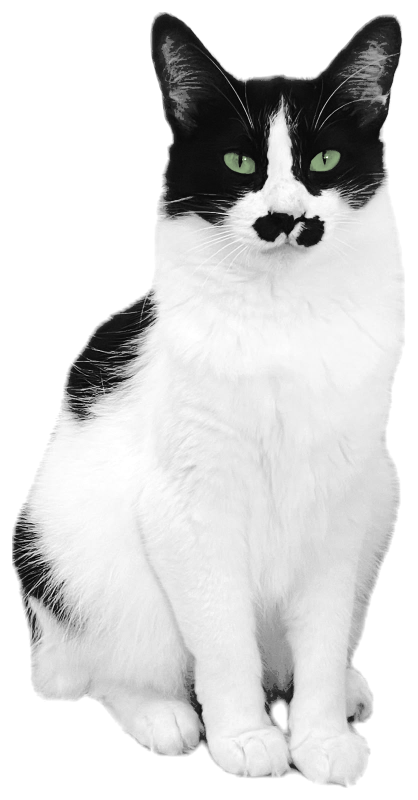
#> input picture web/img/bigode-fonte.png, 835 x 1600 px (shown at 1/2 size)
$ python -i soul_variedade.py   (imports and definitions only)
#> lines starting #> are read from the running program, lines starting #| are printed output that depends on the picture
# -*- coding: utf-8 -*-
"""
VARIEDADE E MARCA DO PROJETO SOUL                       (24/11/2026)
Venure · venure.com.br

O PROBLEMA QUE ISTO RESOLVE
    A tela tinha 8 temas fixos, escritos à mão em dois lugares (HTML e
    Python). Resultado medido em memoria/soul: de 9 artigos, 3 eram sobre
    sono e 2 sobre proibicionismo, e os títulos repetiam as mesmas
    palavras ("canabinoides", "sono", "evidências").

O QUE ESTE MÓDULO FAZ
    1. historico()        lê tudo o que já foi produzido (pastas em
                          memoria/soul + _historico.json).
    2. sugestoes()        devolve temas NOVOS: de um banco de 30 temas em
                          6 pilares, ou pedindo à IA, sempre descartando o
                          que se parece com algo já publicado.
    3. regra_de_titulo()  instrução para o redator não repetir as palavras
                          mais usadas nos títulos anteriores.
    4. titulo_repetido()  confere o título que saiu.
    5. prompt_capa()      monta um prompt de imagem preciso, com a
                          identidade visual do Soul e espaço para a marca.
    6. carimbar_marca()   escreve a marca PROJETO SOUL na capa com código
                          (modelo de imagem não escreve texto direito).
                          Se existir web/img/soul-logo.png, usa a logo real.
"""
from __future__ import annotations

import datetime
import json
import random
import re
import unicodedata
from pathlib import Path

BASE = Path(__file__).resolve().parent
PASTA_SOUL = BASE / "memoria" / "soul"
HISTORICO = PASTA_SOUL / "_historico.json"
LOGO = BASE / "web" / "img" / "soul-logo.png"

# Identidade visual do site projetosoul.com.br (paleta escura + verde).
COR_FUNDO = (8, 8, 8)          # #080808
COR_VERDE = (61, 186, 111)     # #3DBA6F

PARECIDO_DEMAIS = 0.34         # fração de palavras-chave em comum

PALAVRAS_VAZIAS = set("""
a o os as um uma uns umas de do da dos das em no na nos nas por pelo pela
para com sem sobre entre e ou que como se ao aos à às seu sua seus suas
mais menos muito ja já nao não ser sao são é foi pode podem o-que qual
quais quando onde porque também tambem the of and in on for to
""".split())

# Palavras do nicho que aparecem em quase todo título: não contam como
# "repetição" sozinhas, senão nenhum título passaria.
PALAVRAS_DO_NICHO = {"cannabis", "cannabi", "canabis", "canabi", "medicinal", "soul", "projeto"}

# Banco de temas: 6 pilares x 5 temas, cada um com uma cena de capa.
BANCO = [
    # Medicina & Farmacologia
    ("Medicina & Farmacologia", "CBD e epilepsias refratárias: o que os ensaios com Dravet e Lennox-Gastaut mostraram",
     "neurologist reviewing an EEG brainwave printout on a clean desk, soft clinical light"),
    ("Medicina & Farmacologia", "Interações medicamentosas do canabidiol: enzimas do fígado e cuidados com outros remédios",
     "pharmacist hands arranging labeled pill organizers beside an amber dropper bottle"),
    ("Medicina & Farmacologia", "THC e náusea da quimioterapia: história de uso clínico e limites da evidência",
     "calm oncology day-room with an empty infusion chair and warm window light"),
    ("Medicina & Farmacologia", "Dor neuropática e canabinoides: onde a evidência é forte e onde ainda é fraca",
     "anatomical illustration of peripheral nerves glowing softly on dark background"),
    ("Medicina & Farmacologia", "Efeito comitiva: terpenos e canabinoides juntos, mito ou mecanismo",
     "glass laboratory vials with amber essential oils catching side light"),
    # Saúde mental & Comportamento
    ("Saúde Mental", "Ansiedade e canabidiol: o que os estudos com falar em público revelaram",
     "empty auditorium stage with a single microphone under a soft spotlight"),
    ("Saúde Mental", "Cannabis e adolescência: riscos para o cérebro em desenvolvimento",
     "abstract neural network of a developing brain, delicate glowing connections"),
    ("Saúde Mental", "Transtorno do espectro autista e CBD: expectativas das famílias e dados disponíveis",
     "parent and child hands building colorful wooden blocks on a table, gentle daylight"),
    ("Saúde Mental", "Dependência de cannabis: sinais, frequência e caminhos de tratamento",
     "quiet support group circle of empty chairs in a sunlit room"),
    ("Saúde Mental", "Estresse pós-traumático e sistema endocanabinoide: a memória do medo",
     "silhouette of a person by a rain-streaked window, calm muted tones"),
    # Cultivo & Botânica
    ("Cultivo & Botânica", "Genética e quimiotipos: por que duas plantas parecidas têm perfis químicos diferentes",
     "macro of plant DNA sample tubes in a rack with green-lit laboratory background"),
    ("Cultivo & Botânica", "Pragas e manejo integrado no cultivo medicinal sem agrotóxicos",
     "macro of a ladybug on a healthy green leaf, shallow depth of field"),
    ("Cultivo & Botânica", "Secagem e cura: como o pós-colheita muda canabinoides e terpenos",
     "wooden drying racks in a dim, clean curing room with a hygrometer"),
    ("Cultivo & Botânica", "Extração de óleo: solventes, temperatura e controle de qualidade",
     "stainless steel rotary evaporator in a modern extraction lab"),
    ("Cultivo & Botânica", "Cânhamo industrial: fibras, alimentos e construção civil",
     "stacked hempcrete blocks and natural fiber rope on a construction site table"),
    # História & Sociedade
    ("História & Sociedade", "Associações de pacientes no Brasil: como famílias abriram caminho para o acesso",
     "community meeting room with handwritten posters and folding chairs, warm light"),
    ("História & Sociedade", "Cannabis na medicina do século XIX: tinturas, farmácias e o esquecimento",
     "antique apothecary shelf with old glass tincture bottles and handwritten labels"),
    ("História & Sociedade", "Estigma e acesso: quem consegue tratamento com cannabis no Brasil hoje",
     "long hospital corridor with a single person waiting, documentary photography"),
    ("História & Sociedade", "Uruguai, Canadá e Alemanha: três modelos de regulação comparados",
     "three vintage passports on a map table with soft overhead light"),
    ("História & Sociedade", "Cannabis e povos tradicionais: usos documentados e cuidado com mitos",
     "ethnobotanical field notebook with pressed plants and pencil sketches"),
    # Direito & Regulação
    ("Direito & Regulação", "Importação de produto de cannabis por pessoa física: passo a passo da RDC 660",
     "customs desk with an unbranded parcel, stamped documents and reading glasses"),
    ("Direito & Regulação", "Farmácia magistral e cannabis: o que pode e o que não pode",
     "compounding pharmacy bench with precision scale and glass beakers"),
    ("Direito & Regulação", "Plano de saúde e SUS: decisões judiciais sobre custeio de canabidiol",
     "courthouse steps at dawn with long soft shadows"),
    ("Direito & Regulação", "Rotulagem e concentração: como ler o laudo de um produto de cannabis",
     "close-up of a laboratory certificate of analysis under a magnifier"),
    ("Direito & Regulação", "Dirigir após uso medicinal: o que a lei e a ciência dizem",
     "car dashboard at night with blurred city lights, calm and serious mood"),
    # Prática clínica & Paciente
    ("Prática Clínica", "Como é uma primeira consulta para tratamento com cannabis",
     "doctor and patient seated across a desk in a bright consulting room, faces not visible"),
    ("Prática Clínica", "Idosos e canabinoides: quedas, sonolência e ajuste cuidadoso",
     "elderly hands holding a cup of tea near a sunny window"),
    ("Prática Clínica", "Fibromialgia: relatos de pacientes e o que os estudos conseguem medir",
     "person stretching gently on a yoga mat in soft morning light"),
    ("Prática Clínica", "Efeitos adversos mais comuns e quando procurar o médico",
     "clipboard checklist and stethoscope on a clean white surface"),
    ("Prática Clínica", "Cuidados paliativos e cannabis: qualidade de vida no fim da vida",
     "hand holding another hand on a hospital blanket, warm compassionate light"),
]

CENA_POR_PILAR = {
    "Medicina & Farmacologia": "scientific 3D molecular visualization, clinical precision",
    "Saúde Mental": "calm human-centered editorial photography, quiet emotional tone",
    "Cultivo & Botânica": "agronomic research photography, botanical detail",
    "História & Sociedade": "documentary archival photography, human stories",
    "Direito & Regulação": "institutional editorial still life, serious and restrained",
    "Prática Clínica": "warm clinical editorial photography, patient dignity",
}


# --------------------------------------------------------------------- texto
def _normal(texto: str) -> str:
    t = unicodedata.normalize("NFKD", str(texto or "").lower())
    return "".join(c for c in t if not unicodedata.combining(c))


# [176 lines left out: functions palavras, parecido, historico, registrar, _ja_feito, _do_banco and 7 more, not called in this run]


def carimbar_marca(caminho: str) -> str:
    """Escreve a marca do Projeto Soul no canto inferior esquerdo da capa.
    Devolve o caminho da imagem nova (o original fica intacto)."""
#> called with caminho = 'web/img/bigode-fonte.png'
    try:
        from PIL import Image, ImageDraw, ImageFont
    except ImportError:
        return caminho
    try:
        orig = Path(caminho)
        im = Image.open(orig).convert("RGBA")
#> im is the input picture: PIL image 835x1600 RGBA; mean R, G, B, A 214.6, 214.7, 214.6, 166.4
        w, h = im.size
#> w = 835; h = 1600
        # sombra suave no canto, sumindo para cima e para a direita
        from PIL import ImageChops
        alto, largo = int(h * 0.30), int(w * 0.55)
#> alto = 480; largo = 459
        vert = Image.linear_gradient("L").resize((largo, alto))          # 0 em cima, 255 embaixo
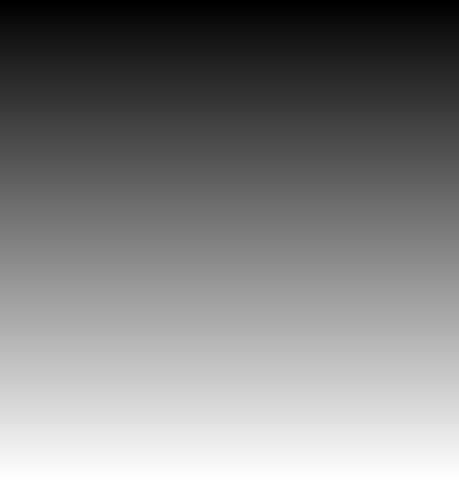
#> vert: PIL image 459x480 L; min 0, max 255, mean 127.5
        horiz = Image.linear_gradient("L").rotate(-90, expand=True).resize((largo, alto))  # 255 esq, 0 dir
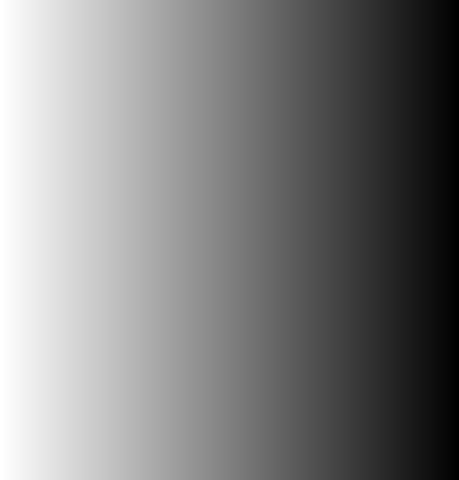
#> horiz: PIL image 459x480 L; min 0, max 255, mean 127.5
        mascara = ImageChops.multiply(vert, horiz).point(lambda v: int(v * 0.8))
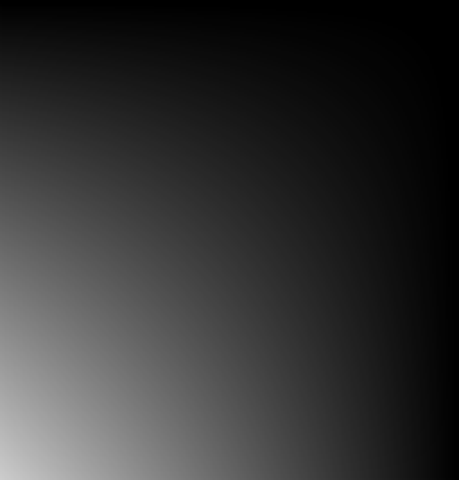
#> mascara: PIL image 459x480 L; min 0, max 204, mean 50.2
        escuro = Image.new("RGBA", (largo, alto), COR_FUNDO + (255,))
        escuro.putalpha(mascara)
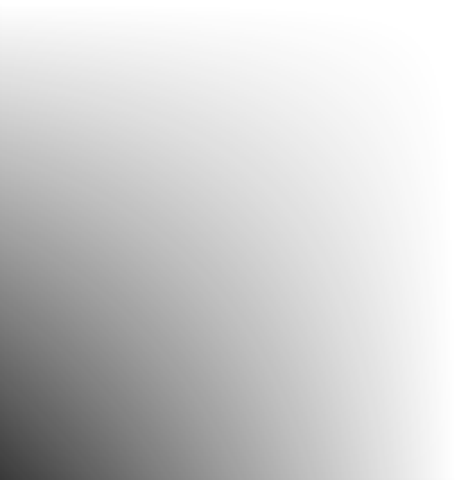
#> escuro: PIL image 459x480 RGBA; mean R, G, B, A 8, 8, 8, 50.2; transparent parts drawn white
        im.alpha_composite(escuro, (0, h - alto))
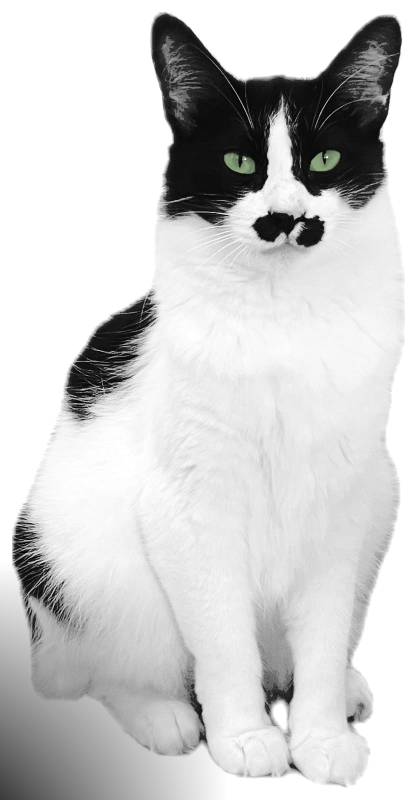
#> im: PIL image 835x1600 RGBA (shown at 1/2 size); mean R, G, B, A 198, 198, 197.9, 171.8; transparent parts drawn white
        d = ImageDraw.Draw(im)
        m = int(h * 0.05)
#> m = 80
        if LOGO.is_file():
            logo = Image.open(LOGO).convert("RGBA")
            lh = int(h * 0.09)
            logo = logo.resize((int(logo.width * lh / logo.height), lh))
            im.alpha_composite(logo, (m, h - m - lh))
        else:
            fontes = [Path("C:/Windows/Fonts/arialbd.ttf"), Path("C:/Windows/Fonts/segoeuib.ttf"),
                      Path("/usr/share/fonts/truetype/dejavu/DejaVuSans-Bold.ttf")]
            fp = next((p for p in fontes if p.exists()), None)
            tam = max(18, int(h * 0.045))
#> tam = 72
            f1 = ImageFont.truetype(str(fp), tam) if fp else ImageFont.load_default()
            f2 = ImageFont.truetype(str(fp), int(tam * 0.5)) if fp else ImageFont.load_default()
            y = h - m - int(tam * 1.7)
#> y = 1398
            r = int(tam * 0.28)
#> r = 20
            d.ellipse((m, y + tam // 2 - r, m + 2 * r, y + tam // 2 + r), fill=COR_VERDE + (255,))
            d.text((m + 3 * r, y), "PROJETO SOUL", font=f1, fill=(248, 250, 252, 255))
            d.text((m + 3 * r, y + int(tam * 1.15)), "projetosoul.com.br", font=f2,
                   fill=COR_VERDE + (255,))
        novo = orig.with_name(orig.stem + "_soul.png")
        im.convert("RGB").save(novo, "PNG", optimize=True)
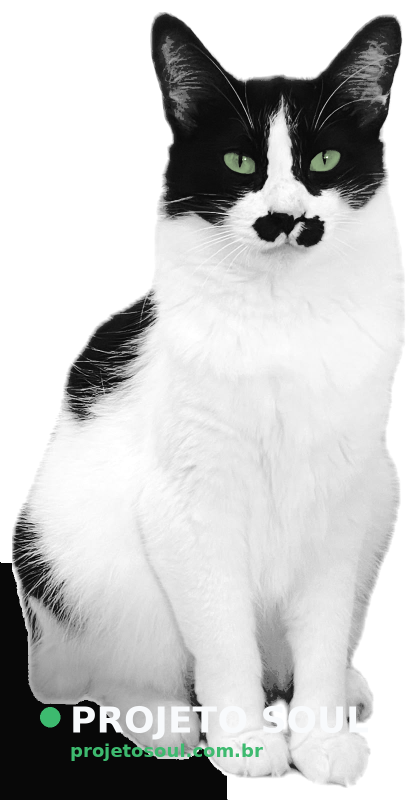
#> saved as bigode-fonte_soul.png: PIL image 835x1600 RGB (shown at 1/2 size); mean R, G, B 198.6, 199.3, 198.9
        return str(novo)
    except Exception:
        return caminho

>>> result = carimbar_marca('web/img/bigode-fonte.png')
